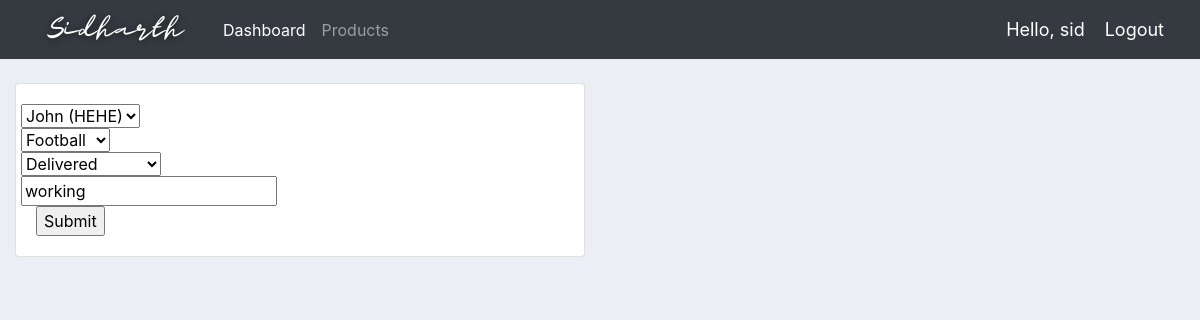
The app's page /update_order/1/ (signed in) with its own data.
### accounts/models.py (models this page shows, shortened)
class Order(models.Model):
    STATUS = (
        ('Pending', 'Pending'),
        ('Out for delivery', 'Out for delivery'),
        ('Delivered', 'Delivered'),
    )
    customer = models.ForeignKey(Customer, null=True, on_delete=models.SET_NULL)
    product = models.ForeignKey(Product, null=True, on_delete=models.SET_NULL)
    date_created = models.DateTimeField(auto_now_add=True, null=True)
    status = models.CharField(max_length=200, null=True, choices=STATUS)
    note = models.CharField(max_length=1000, null=True)

### accounts/decorators.py (the view)
        def wrapper_function(request,*args, **kwargs):
            group = None
            if request.user.groups.exists():
                group = request.user.groups.all()[0].name
            if group in allowed_roles:
                return view_function(request, *args, **kwargs)
            else:
                return HttpResponse('You are not authorized to view this page!')

### accounts/forms.py
class OrderForm(forms.ModelForm):
    class Meta:
        model = Order
        fields = '__all__'

### accounts/models.py (called while the page is built)
    def __str__(self):
        return str(self.name)

    def __str__(self):
        return str(self.name)

### accounts/views.py (called while the page is built)
@login_required(login_url='login')
@allowed_users(allowed_roles='admin')
def updateOrder(request, pk):
    order = Order.objects.get(id=pk)
    form = OrderForm(instance=order)
    if request.method == 'POST':
        form = OrderForm(request.POST, instance=order)
        if form.is_valid():
            form.save()
            return redirect('/')
    context = {'formset': form}
    return render(request, 'accounts/order_form.html', context)

### accounts/templates/accounts/order_form.html (shortened to what this page needs)
{% extends 'accounts/main.html' %}
{% load static %}
{% block content %}
    <br>
    <div class="row">
        <div class="col-md-6">
            <div class="card card-body">
                <form action="" method="POST">
                    {% for f in formset %}
                           <div class="row">
                                 {{ f }}
                           </div>
                    {% endfor %}
                    <input type="submit" name="Submit">
                </form>
            </div>
        </div>
    </div>
{% endblock %}

### accounts/templates/accounts/navbar.html (shortened to what this page needs)
{% load static %}
<nav class="navbar navbar-expand-lg navbar-dark bg-dark">
<a href="{% url 'home' %}">
 <img src="{% static 'images/logo.png' %}">
</a>
  <div class="collapse navbar-collapse" id="navbarNav">
    <ul class="navbar-nav">
      {% if request.user.is_staff %}
      <li class="nav-item active">
        <a class="nav-link" href="{% url 'home' %}">Dashboard</a>
      </li>
      <li class="nav-item">
        <a class="nav-link" href="{% url 'products' %}">Products</a>
      </li>
      {% else %}
       <li class="nav-item">
        <a class="nav-link" href="{% url 'account' %}">Settings</a>
      </li>
      {% endif %}
    </ul>
  </div>
  <span class="hello-msg">Hello, {{request.user}}</span>
  <span ><a  class="hello-msg" href="{% url 'logout' %}">Logout</a></span>
</nav>

### static/css/main.css (style rules this page uses)
body { background-color: #ebeff5; }

### accounts/templates/accounts/navbar.html (style rules this page uses)
.hello-msg { font-size: 18px; color: #fff; margin-right: 20px; }

### records on screen
Order: formset "John (HEHE)" "Football" "Delivered" "working"

### other values on screen
{{ request.user }} "sid"
